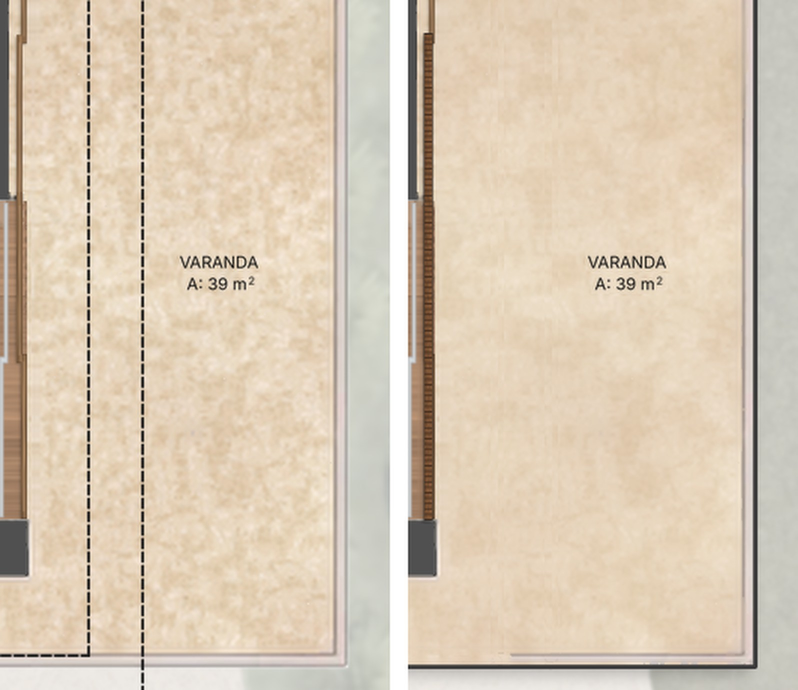
#> input picture projetos/POE642_CasaA/renders/POE642_CasaA_PH_1Pavimento_1111_bege_varanda_39_antes_depois.jpg, 1596 x 1380 px (shown at 1/2 size)
$ python -i cliente_subsolo_casaa_0511.py   (imports and definitions only)
#> lines starting #> are read from the running program, lines starting #| are printed output that depends on the picture
r"""Casa A, Subsolo: as alterações do cliente de 05/11/26, sobre a final de c1f7ff5.

Pedidos do cliente, cada um com o recorte da planta do Subsolo (e o resumo do usuário):
1. "Diminuir a escala da grama";
2. "Colocar a seta na escada e a descrição - Sobe para o Deck." (usuário: "Adicionar a seta no sentido e descrever
   'Sobe', em vez da letra S, apenas", e, com o recorte do triângulo cheio na escada: "seta na escada é assim");
3. "Tirar a representação do deck e da piscina superior. Deixar apenas o subsolo mesmo.";
4. "Representar as prateleiras com uma cor neutra única, sem textura" (o depósito);
5. "Deixar sem hachura. Deixar na cor branca. Sem fundo." (o entorno);
6. depois (usuário, com o recorte da madeira da academia): "remover essas linhas" (a projeção clara junto à parede de
   baixo).

Os itens 3 e 5 são um passo só (`fundo_branco_cs`): fora da pegada do Subsolo, tudo branco. Cada item é um passo aqui,
sobre a final; a ordem conta (o branco primeiro, porque a borda da pegada desfaz a hachura de antes pela conta dela).

Uso (uma vez, sobre a final de c1f7ff5):
  python3 cliente_subsolo_casaa_0511.py [--antes <png>] [--saida <png>]
"""
import argparse
import json
import sys
from pathlib import Path

import cv2
import numpy as np

AQUI = Path(__file__).resolve().parent
sys.path.insert(0, str(AQUI))

import ajustes_casaa as AJ                      # noqa: E402
import final3840_casaa as FA                    # noqa: E402
import pedidos_terreo_casaa_2910 as PT          # noqa: E402

# [1 line that did not run here, left out]


# ----------------------------------------------------------------------------------------------------------------------
# 3 e 5. Só o Subsolo, em branco em volta. A pegada é a de R2 (`ajustes_casaa.SUBSOLO_R2`: os pisos e as paredes do
# Subsolo no PDF, a escada do deck e o gramado), levada ao quadro pelo mesmo afim da final (`rotulos_casaa.final_imagem`).
# Fora dela saem a hachura do lote, o contorno do lote e as peças do Térreo nevoadas (o deck, a piscina, o spa, os
# pisantes e as espreguiçadeiras). Nos px da borda (a pegada entre 0 e 1), a final é a mistura do Subsolo com a hachura
# (`ajustes_casaa.subsolo_hachurado`); a hachura sai pela conta dela (as mesmas diagonais), e no lugar entra o branco.
# [24 lines left out: functions pegada_quadro, fundo_branco_cs, not called in this run]


# A borda da pegada: ela passa uns px do desenho do Subsolo (o anel das paredes do render e a caixa das linhas da escada),
# e ali ficavam uma faixa azulada (o nevoado da piscina, acima da parede de cima e à esquerda do banho de serviço) e uma
# faixa clara com os riscos da hachura (em cima e à esquerda dos degraus). O desenho é o do PDF: as peças cheias da
# ARQ_CONTRAPISO e da ARQ_PAREDE na caixa do Subsolo (as de `SUBSOLO_R2`), os degraus (`DEGRAUS_A`, com o trecho
# esmaecido depois do corte) e a grama (o verde, crescido `grama_px`). Fora dele, só o que é sobra vira branco (na
# cobertura do desenho): o claro (`claro_min`) neutro (a hachura, `neutro_max`) ou azulado (o nevoado, B acima de R);
# o Bege do pátio, a grama e as paredes ficam.
BORDA_CS = {"grama_px": 3, "claro_min": 140, "neutro_max": 20, "azul": 5}


# [21 lines left out: function borda_cs, not called in this run]


# ----------------------------------------------------------------------------------------------------------------------
# Depois (o cliente, com o recorte do pátio: "Deixar a representação do Bege Bahia menos manchado (para melhor
# representação)"): o Bege Bahia dos pisos (pátio, circulação, depósito e banho de serviço) é a luz do lugar vezes o
# desenho da foto da biblioteca, D = T / média(T) (`final3840_casab.piso_textura`, "bege", com a máscara e a semente de
# `final3840_casaa.PISOS_A`; refeito aqui, ele bate com a final px a px). O desenho troca por 1 + `forca` (D - 1): as
# manchas com menos contraste, e a luz, as sombras e o tom ficam. Onde a marca sob o armário foi tirada
# (`final3840_casaa.MARCAS_BEGE`), o desenho é o do trecho ao lado, na mesma mistura. Os objetos pintados depois do
# piso (rótulos, portas, soleiras, prateleiras) ficam de fora: os px em que a final dividida pelo desenho foge da luz
# em volta (`desvio`), com `folga_px`.
# Depois (usuário, com o recorte do depósito: "vamos corrigir esse erro no L da prateleira. tem um borrão antigo do
# material anterior"): junto às prateleiras ficava a borda do freijó misturada ao piso (os px de cobertura parcial) e a
# faixa de piso de fora da suavização, com a sombra antiga. Na faixa das prateleiras (a cobertura delas crescida
# `faixa_px`), o piso é refeito pelo modelo: a luz de cada canal no piso limpo em volta (sem a faixa, normalizada em
# `sig_px`) vezes o desenho suavizado. As prateleiras e a sombra curta delas são pintadas de novo depois
# (`prateleiras_cs`).
BEGE_CS = {"forca": 0.45, "sig_px": 4.0, "desvio": 0.06, "folga_px": 2, "faixa_px": 5}


# [48 lines left out: functions faixa_prateleiras, bege_cs, not called in this run]


# ----------------------------------------------------------------------------------------------------------------------
# 6. A projeção clara da academia (a linha em U junto à parede de baixo, `final3840_casaa.projecao_academia`): ela foi
# pintada sobre a madeira com a cobertura de cada px vezes `forca` (0,75), então a madeira de baixo volta pela conta
# inversa, nos px que não são parede (a parede de baixo foi redesenhada depois, por cima da ponta das linhas: ali, só
# o px da borda dela que não ficou escuro, acima de `parede_lum`).
PROJECAO_CS = {"parede_lum": 110}


# [16 lines left out: function projecao_cs, not called in this run]


# ----------------------------------------------------------------------------------------------------------------------
# 4. As prateleiras do depósito (os dois braços de `final3840_casaa.DEPOSITO`, que eram em freijó com o veio): uma cor
# neutra só, sem textura, no mesmo desenho, sobre o piso refeito na faixa delas (`bege_cs`), com a sombra curta delas no
# Bege Bahia de novo (a de `armarios_deposito`: `sombra`, 1,4 px, sigma 1,4).
# Depois (usuário, 10/11/26, com o recorte do Térreo marcado "Usar essa cor padronizada para as prateleiras e armários":
# "USAR ESSE TOM DE COR PARA PRATELEIRA DO DEPÓSITO. ELA VAI SER PADRÃO PARA OS ARMARIOS E PRATELEIRAS DA CASA A."): o
# tom do armário comprido junto ao lavabo do Térreo (a mediana do miolo dele na final do Térreo, RGB 208, 178, 156,
# quase liso), ainda numa cor só, sem textura. Antes era o cinza quente claro (RGB ~195, 191, 186).
PRATELEIRAS_CS = {"cor": (156, 178, 208)}         # BGR (RGB 208, 178, 156)


# [10 lines left out: function prateleiras_cs, not called in this run]


# ----------------------------------------------------------------------------------------------------------------------
# 1. A grama (o gramado ao pé da escada do deck; era a grama do Térreo de 2000 px, ampliada, em manchas grandes e
# borradas): a grama da biblioteca de texturas (`texturas.textura("grama")`) tecida de novo na resolução da prancha, na
# metade da escala real (`escala`), no tom mediano da grama de antes. Só no verde da caixa dele (fechado e sem furos);
# na borda da pegada, a grama nova com o branco de fora na mesma proporção. Depois (usuário, com o recorte de uma grama
# verde-oliva acinzentada: "traga o tom da grama para mais próximo dessa referência"): o tom mediano é o da referência
# (`tom`), menos saturado e mais claro que o de antes (RGB ~106, 119, 71).
# Depois (usuário, 07/11/26, com a planta de um quintal: "USE ESSA ESCALA E COR DE GRAMA. USAREMOS ESSA GRAMA COMO
# PADRÃO PARA AS DEMAIS"): a grama padrão da biblioteca (`texturas.textura("grama_padrao")`, tecida do gramado da
# referência, a 62 px/m medidos nela), na escala real e na cor dela (RGB ~79, 75, 39), sem retoque de tom nem desfoque.
GRAMA_CS = {"caixa": (700, 1110, 1100, 1660), "textura": "grama_padrao", "escala": 1.0, "semente": 5, "desfoque": 0.0,
            "verde": 8, "tom": None}                      # tom None: a cor da própria textura


# [23 lines left out: function grama_cs, not called in this run]


# ----------------------------------------------------------------------------------------------------------------------
# A sauna (usuário, 07/11/26, com uma referência anotada: "Quando tiver dois tons muito parecidos. Fazer esse jogo de cores
# para destacar o que está mais em cima e mais embaixo"; "FAÇA ESSE JOGO DE TOM NO BANCO DA SAUNA, POIS TANTO O BANCO
# QUANTO O PISO DA SAUNA SÃO EM TRAVERTINO BRUTO"). Corrigido em 10/11/26 (usuário: "O TOM MAIS ESCURO É EM CIMA (NO
# BANCO), NÃO NO PISO DA SAUNA. ESSA É A REGRA, NA PARTE DE CIMA, SE FOR O MESMO MATERIAL, O TOM FICA MAIS ESCURO."):
# o banco (`final3840_casaa.SAUNA`, o mais alto) mais escuro que o piso (`banco_sobre_piso` x o tom do piso, canal a
# canal: o mesmo tom do travertino, os veios e a quina como estavam) e o piso da sauna (o mais baixo; `piso_px`, entre
# os vidros, a parede da direita e a frente do banco) no tom dele (`piso`, 1: como o dos banhos); ao longo da frente do
# banco, no piso, a sombra de contato um pouco mais larga (`contato`: força e px). Na versão de 07/11 era o contrário
# (o banco 1,03 x o piso e o piso a 0,93).
SAUNA_CS = {"banco_sobre_piso": 0.90, "piso": 1.0, "piso_px": (1197.0, 1514.0, 1378.0, None), "contato": (0.14, 5.0),
            "aresta_px": 2}


# [33 lines left out: functions _cobertura, sauna_cs, not called in this run]


# ----------------------------------------------------------------------------------------------------------------------
# Depois (usuário, 10/11/26, com os recortes do JPG em 12K das pontas da parede entre a academia e o BH. FEM./BH. MASC. e
# da parede do BH. SERV.: "CORRIGIR ESSA FALHA NA PAREDE (NO PORTAL)"). Nos portais, o PDF tem o marco da porta: o
# batente (uma faixa de ~2 px no vão, junto à ponta da parede) e as guarnições (4,2 x 1,2 px, saindo das duas faces da
# parede). A folha da porta não é desenhada, e esses restos ficavam na ponta da parede como um risco escuro e uma faixa
# irregular, que a IA da ampliação transformou num pé inclinado. Nos portais apontados (`portais`, px da final), em volta
# das peças brancas do marco no PDF (ARQ_PAREDE cheias de branco, com o maior lado até `peca_max_px`, crescidas
# `folga_px` e mais `ponta_px`), a ponta é desenhada de novo: o piso por baixo vem do piso vizinho, copiado de `passo_px`
# em `passo_px` para longe da peça de parede mais perto (só de px de piso, claros), para manter a textura; a
# parede, das peças cinza do PDF (o cinza da final, `cor_parede`), com o contorno escuro das outras faces (`contorno`:
# largura e cor), em supersampling `ss`; a borda da área refeita, esfumada (`borda_px`). A ponta fica reta, no desenho do PDF.
# No BH. SERV., a face esquerda da parede (do nicho ao portal) tinha um traço esverdeado a 1 px da face, que a IA tinha
# feito ondulado e com um ponto escuro (o risco de 5 px da linha do nicho, saindo da parede): ela é refeita também
# (`faixas`: a caixa, em px da final, e as linhas onde fica como está, a do vidro do box); o contorno ao lado do vão de
# recolhimento (a peça branca grande da parede) é o mesmo das faces cinza.
PORTAIS_CS = {"portais": {"bh_serv": (1182, 984, 1208, 1048), "bh_fem": (1486, 1494, 1562, 1521),
                          "bh_masc": (1798, 1494, 1873, 1521),
                          # depois (OK do usuário, 10/11/26: "PODE CORRIGIR OS DOIS PORTAIS TAMBÉM"): o mesmo resto do
                          # marco nos portais do depósito e do BH. da sauna
                          "deposito": (1326, 960, 1352, 1036), "bh_sauna": (1371, 1513, 1394, 1575)},
              "faixas": {"bh_serv": [((1183.5, 884.7, 1190.1, 992.2), [(941.5, 947.5)])]},
              "peca_max_px": 20.0, "folga_px": 1.5, "ponta_px": 2.0, "passo_px": 6, "piso_min": 140, "cor_parede": 80,
              "contorno": (1.0, 45), "ss": 8, "borda_px": 0.7, "margem_px": 24, "vidro_min": 145}


# [20 lines left out: function _pecas_parede, not called in this run]


def _encosta(a, b, tol=0.3):
    return a[0] <= b[2] + tol and b[0] <= a[2] + tol and a[1] <= b[3] + tol and b[1] <= a[3] + tol


# [196 lines left out: functions _ligar_folha, portais_cs, degraus_cs, not called in this run]


# ----------------------------------------------------------------------------------------------------------------------
# 2. A escada do deck: no lugar do S (`final3840_casaa.ESCADA_A`, na origem do texto do PDF, no pátio), a seta e a
# descrição. A seta é o triângulo cheio no degrau de baixo, com a ponta para onde a escada sobe (à esquerda), como no
# recorte do usuário; a descrição, "SOBE PARA O DECK", em caixa alta como os rótulos e o S de antes, na mesma fonte, cor
# e corpo do S, em duas linhas (usuário: "quebre a linha em 'Sobe para o / Deck'"), alinhada à esquerda, com o meio do
# bloco na altura do triângulo. O S sai com o pátio das mesmas colunas, `desloc_s` px abaixo (a sombra do espelho do 1º
# degrau corre na vertical, então ela continua igual).
ESCADA_CS = {"triangulo": [(1062.0, 1094.0), (1076.0, 1086.0), (1076.0, 1102.0)], "cor_seta": (30, 30, 30), "ss": 8,
             "texto": ("SOBE PARA O", "DECK"), "origem_px": (1088.0, 1090.0), "entrelinha_px": 20, "desloc_s": 18,
             # (12/11, usuário: "APLIQUE O S E D NO SUBSOLO E 1º PAVIMENTO", depois do Térreo) o S logo abaixo da seta,
             # centrado nela, `letra_folga_px` abaixo da ponta de baixo, na fonte, no corpo e na cor da descrição
             # (`ampliacao_a3_casaa.escada_camadas`, a última camada; na Kalam, `letra_kalam`)
             "letra": "S", "letra_folga_px": 2.5}


# [47 lines left out: functions _alfa_texto, escada_cs, not called in this run]


# ----------------------------------------------------------------------------------------------------------------------
# Depois (usuário, com o recorte das duas bicicletas ergométricas: "ficou faltando o pedal do lado direito da bicleta
# ergométrica. vemos o pedal do lado esquerdo de cada uma delas, mas não o direito"): em cada bicicleta, o pé de vela
# com o pedal de baixo (`caixa`, px da final, logo abaixo do quadro) é girado 180° em torno do eixo do pedivela (`eixo2`:
# o dobro do eixo, no meio do quadro e na coluna do pé de vela) e pousado do outro lado, como num pedivela de verdade.
# A peça é o escuro (`escuro`) ligado do pé de vela e do pedal, com a borda esfumada (`borda_sig`; a sombra do quadro em
# volta do pé de vela fica de fora), na cor dos px mais escuros dele (abaixo do quantil `cor_q`); depois, a sombra
# curta dos aparelhos (`final3840_casaa.APARELHOS["sombra"]`: força, distância e desfoque, para baixo e à esquerda).
PEDAIS_CS = {"pecas": [((1510, 1347, 1531, 1361), (3039, 2685)), ((1508, 1407, 1529, 1421), (3036, 2806))],
             "escuro": 80, "borda_sig": 0.6, "cor_q": 30}


# [26 lines left out: function pedais_cs, not called in this run]


# ----------------------------------------------------------------------------------------------------------------------
ANTES_DEPOIS_CS = {"Subsolo": {"planta": (640, 780, 2440, 1700), "escada_grama": (700, 1020, 1300, 1660),
                               "deposito": (1330, 855, 1890, 1065), "academia_linhas": (1500, 1440, 1900, 1530),
                               "bicicletas": (1440, 1295, 1590, 1445)}}
# os antes e depois de 10/11/26 (os portais e a sauna), contra a final de 32959cc
ANTES_DEPOIS_1011 = {"Subsolo": {"portais_bh_fem_masc": (1470, 1480, 1890, 1540), "portal_bh_serv": (1150, 960, 1240, 1060),
                                 "sauna": (1180, 1490, 1420, 1650), "prateleiras_deposito": (1330, 855, 1890, 1065),
                                 "portal_deposito": (1300, 945, 1400, 1045), "portal_bh_sauna": (1345, 1500, 1435, 1590)}}


def cliente_subsolo_cs(img):
    Q = FA.QuadroA("Subsolo")
    p = pegada_quadro()
    img = fundo_branco_cs(Q, img, p)
    img = borda_cs(Q, img, p)
    img = projecao_cs(Q, img)
    img = pedais_cs(Q, img)
    img = bege_cs(Q, img)
    img = prateleiras_cs(Q, img)
    img = grama_cs(Q, img, p)
    img = sauna_cs(Q, img)
    img = degraus_cs(Q, img)
    img = escada_cs(Q, img)
    # depois (usuário, 10/11/26): "PARA BANHO USE BH."; "CENTRALIZE "SAUNA" DENTRO DO AMBIENTE"; "CENTRALIZE TODOS OS
    # RÓTULOS" (`rotulos_subsolo_casaa`: a especificação dos rótulos, gravada para a opção manuscrita e a ampliação)
    import rotulos_subsolo_casaa as RS
    img = RS.aplicar(Q, img)
    # depois (10/11/26, "CORRIGIR ESSA FALHA NA PAREDE (NO PORTAL)"): as pontas das paredes nos portais, por último, com
    # os rótulos já no lugar e fora da área refeita (o "m²" do BH. SERV. encosta na faixa da parede)
    rot = np.max([a for a, _ in RS.camadas(Q, RS.ler_spec(), img.shape[:2])], axis=0)
    return portais_cs(Q, img, rotulos=rot)


# [11 lines not run here, left out]

>>> import cv2
>>> picture = cv2.imread('../renders/POE642_CasaA_PH_1Pavimento_1111_bege_varanda_39_antes_depois.jpg', cv2.IMREAD_GRAYSCALE)
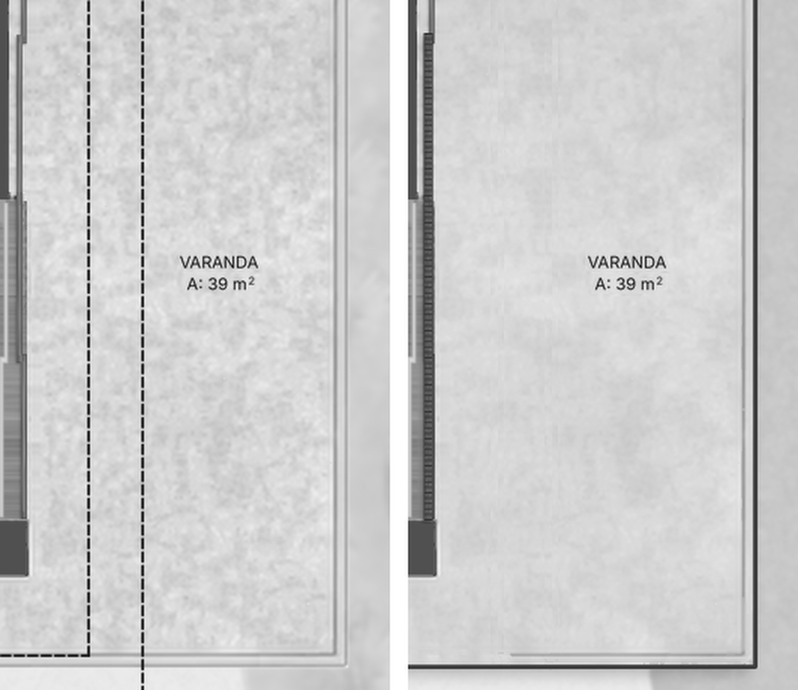
#> picture: shape (1380, 1596) (shown at 1/2 size); min 0, max 255, mean 204.8
#> (the run stopped early here; a loop or call above may not have finished)

$ run again, on projetos/POE642_CasaA/renders/POE642_CasaA_PH_1Pavimento_12K_opcao_A_previa.jpg
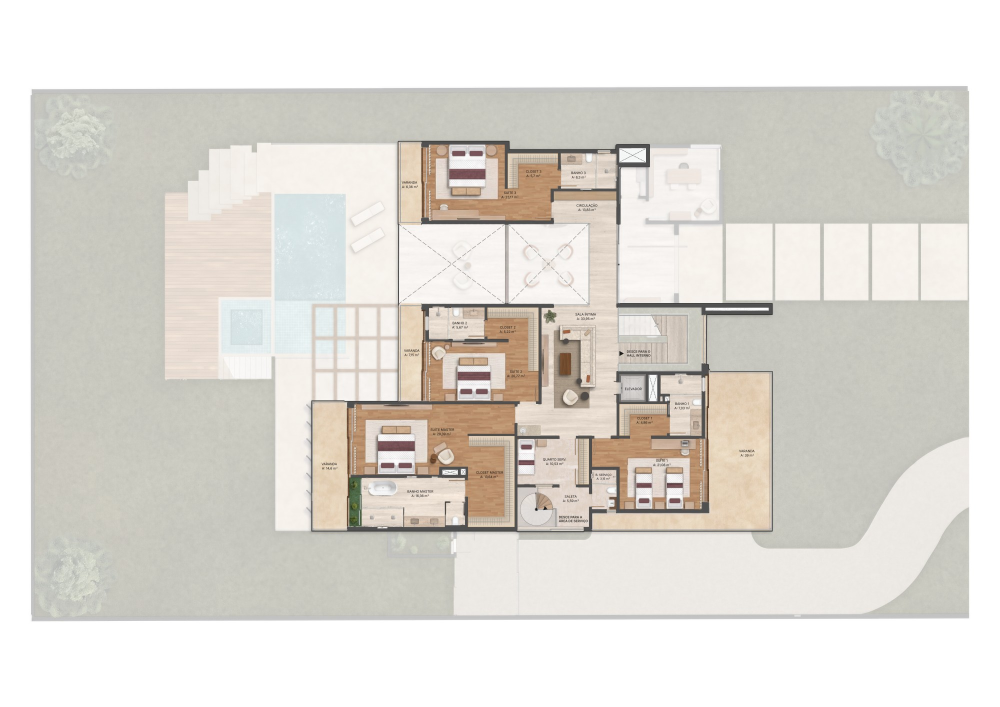
#> input picture projetos/POE642_CasaA/renders/POE642_CasaA_PH_1Pavimento_12K_opcao_A_previa.jpg, 2000 x 1414 px (shown at 1/2 size)
#> `picture = cv2.imread('../renders/POE642_CasaA_PH_1Pavimento_1111_bege_..`:
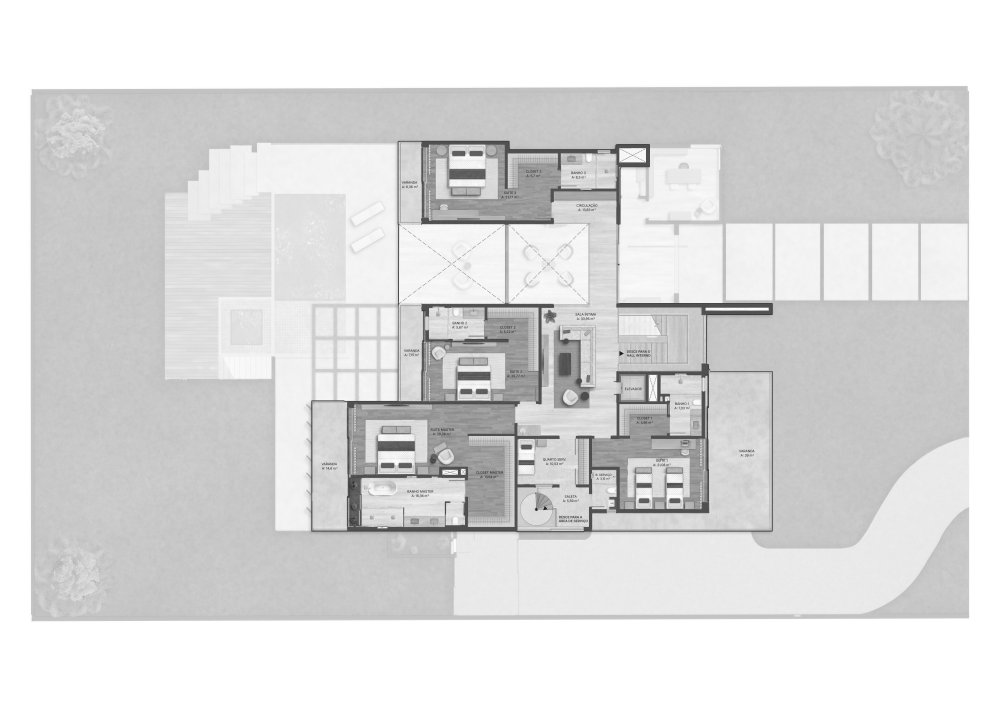
#> picture: shape (1414, 2000) (shown at 1/2 size); min 17, max 255, mean 220

$ run again, on projetos/POE642_CasaA/renders/POE642_CasaA_PH_1Pavimento_2810_boxes_banho2_antes_depois.jpg
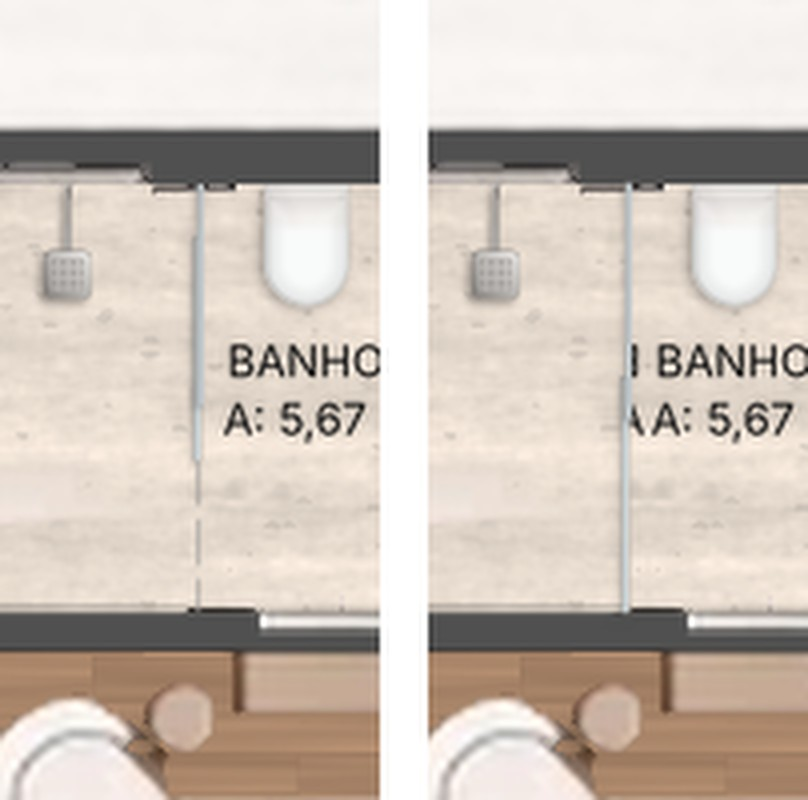
#> input picture projetos/POE642_CasaA/renders/POE642_CasaA_PH_1Pavimento_2810_boxes_banho2_antes_depois.jpg, 808 x 800 px
#> `picture = cv2.imread('../renders/POE642_CasaA_PH_1Pavimento_1111_bege_..`:
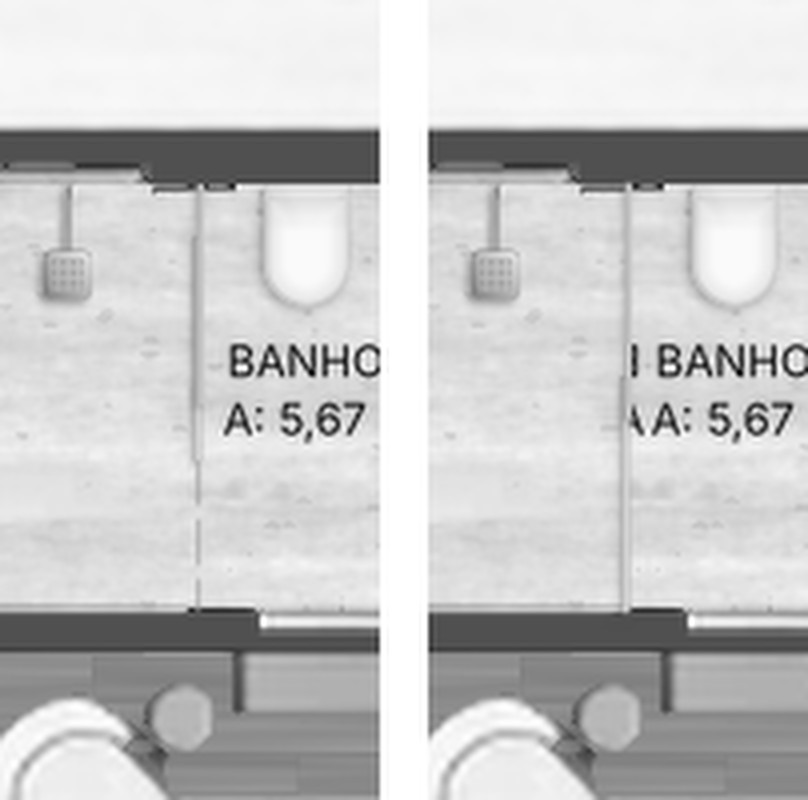
#> picture: shape (800, 808); min 0, max 255, mean 199
